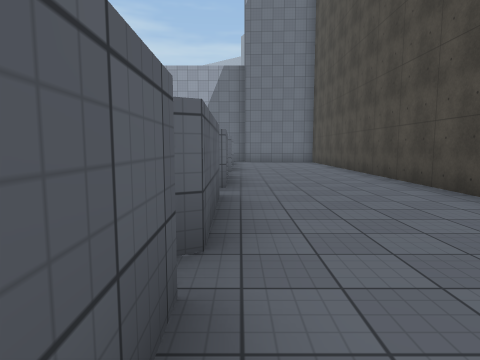
View 1 (above)

22 first-person views from a walk through a scene from a Unity 3-D project. The camera is 1.4 m above the floor, tilts 6° down and sees 75° across. The floor is counted in squares, 2 m on a side. Each view is taken from the middle of a square. On the plan, view 1 faces up. The plan holds only what a view shows up to about 10 squares ahead; the rest is blank. The place goes on beyond the plan. Surface patterns are stand-ins for the level's own textures.

View 2
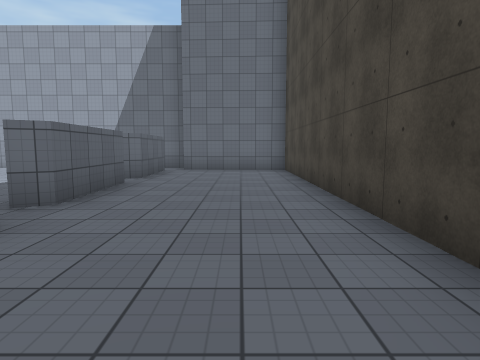

View 3
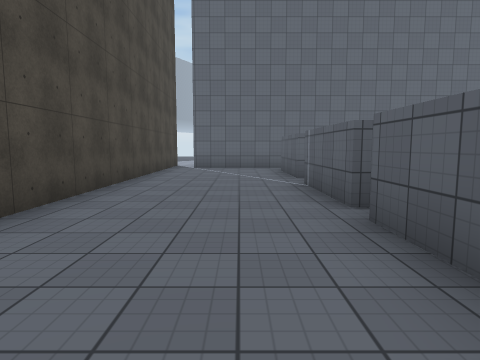

View 4
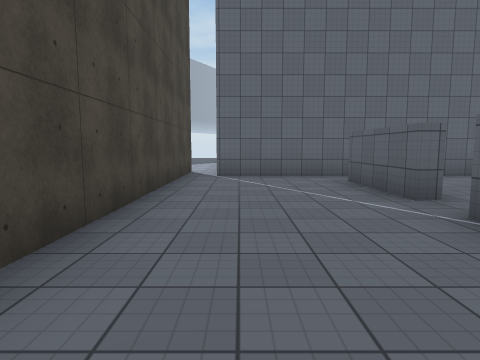

View 5
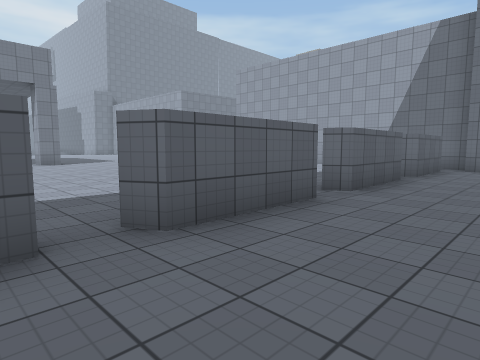

View 6
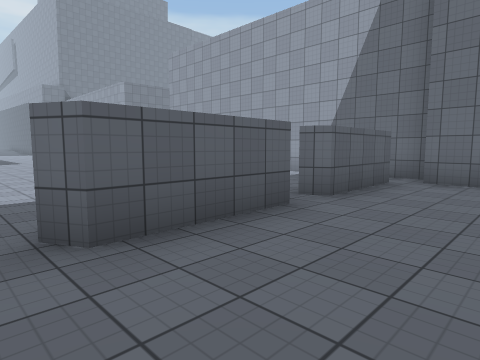

View 7
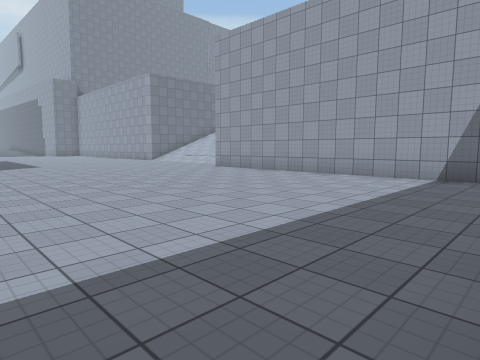

View 8
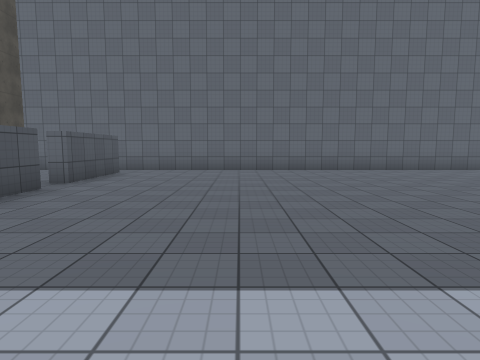

View 9
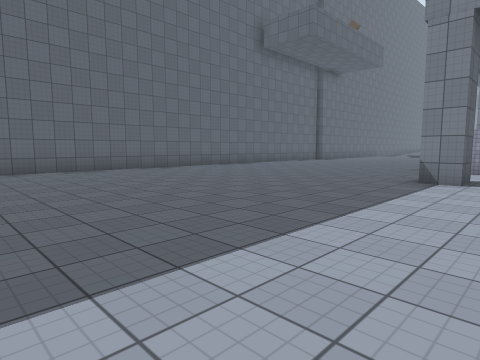

View 10
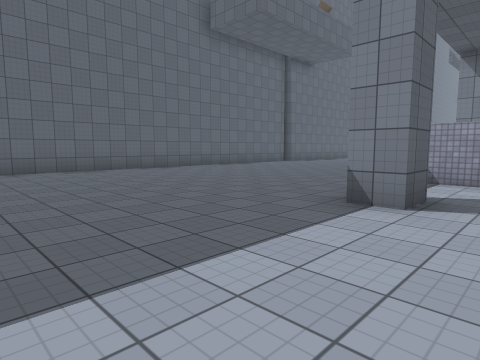

View 11
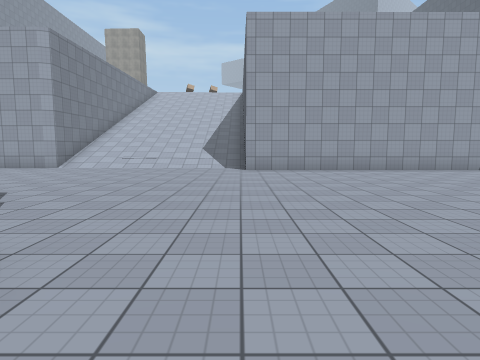

View 12
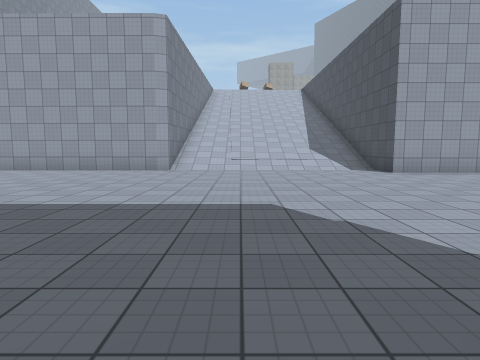

View 13
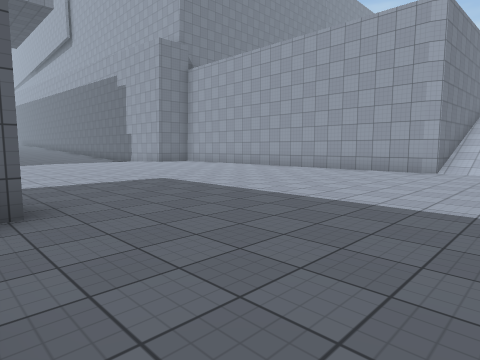

View 14
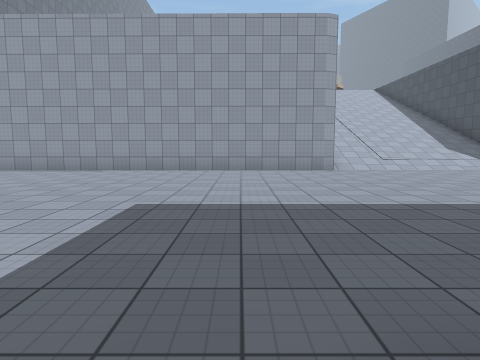

View 15
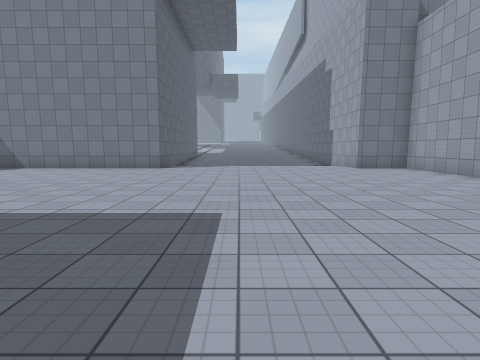

View 16
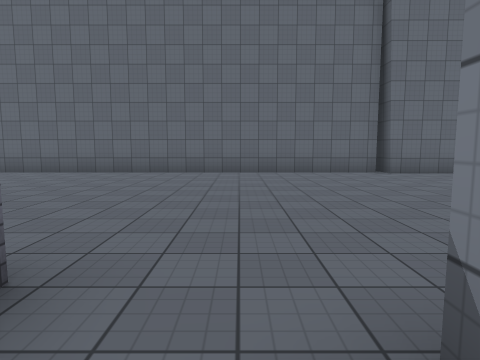

View 17
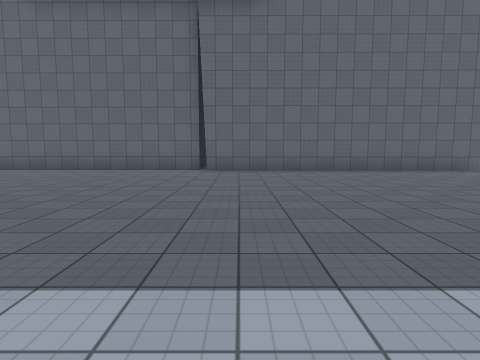

View 18
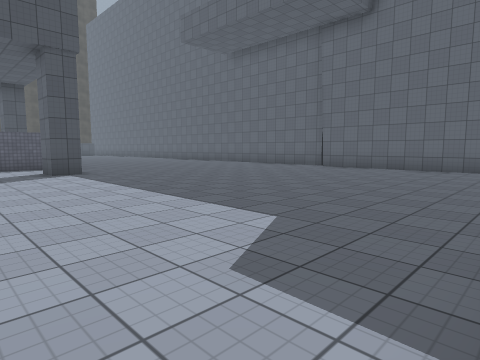

View 19
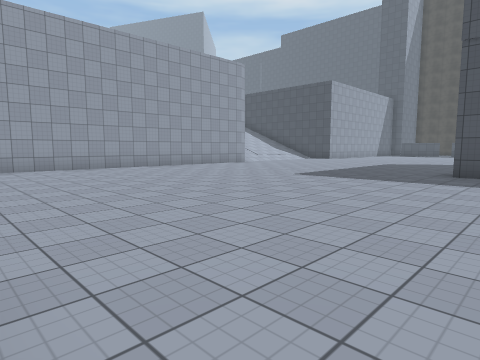

View 20
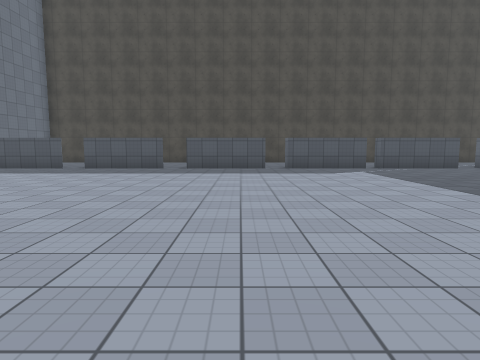

View 21
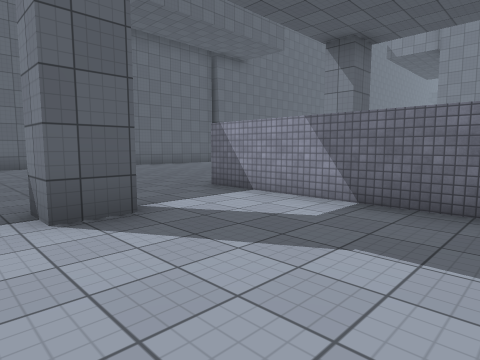

View 22
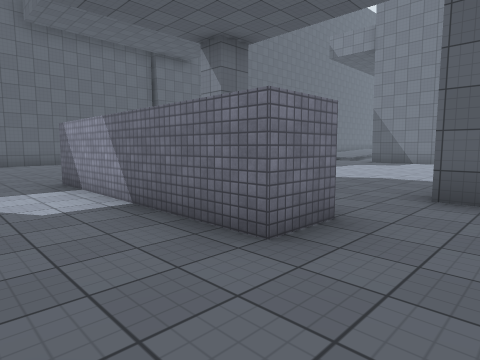

### Floor plan
Points are (right, up) in squares from view 1. A wall is a line through its corners. A room is listed if a view was taken in it or the views show most of it. See-through windows are left out.
Room 1 (views 1, 2, 3, 4, 5, 6, 7)
walls: (-0.3, 4.6) (-0.3, 1.9); (3.4, 4.4) (3.4, 14.6) (0.2, 14.8); (-0.3, 1.4) (-0.2, -1.1); (-0.4, 7.8) (-0.4, 5.3) (-0.8, 5.1); (-0.7, -2.1) (-0.2, -2) (-0.2, -4.6); (-0.3, 11.2) (-0.2, 8.8) (-0.7, 8.5); (-1.4, -5.6) (2.6, -5.6); (-0.4, 14.6) (-0.3, 12.1) (-0.7, 11.9); (3.4, -7) (3.4, 2); (0.3, 15.6) (-1.4, 15.6)
ways out: opening at (-1, -5) to room 2; opening at (-1, 8) to room 2; opening at (-1, 15) to room 2; gap at (-1, -1) to room 2; gap at (-1, 2) to room 2; gap at (-1, 5) to room 2; gap at (-1, 11.5) to room 2; gap at (4, -7)
Room 2 (views 8, 9, 10, 11, 12, 13, 14, 15, 16, 17, 18, 19, 20, 21, 22)
walls: (-15.9, 6.5) (-14.8, 6.5) (-14.8, 1.4); (-17.6, 7.6) (-17.6, 6.9); (-18.4, 7.1) (-18.4, 7.6); (-15.8, 1.4) (-15.8, 3.6); (-16.1, 18.5) (-16.1, 16.5) (-16.5, 16.4) (-27.1, 16.5); (-20.9, -5.6) (-1.4, -5.6); (-0.7, -1.3) (-0.7, -0.3); (-1.4, 15.6) (-9.8, 15.5) (-9.8, 17.1); (-0.6, -4.8) (-0.7, -2.1); (-27.6, -5.3) (-21, -5.3) (-21, -6.3)
ways out: opening at (-1, -5) to room 1; opening at (-1, 8) to room 1; opening at (-1, 15) to room 1; gap at (-1, -1) to room 1; gap at (-1, 2) to room 1; gap at (-1, 5) to room 1; gap at (-1, 11.5) to room 1

Where each view was taken, in squares from view 1:
view 1: 0 up, 0 right, facing up
view 2: 5 up, 2 right, facing up
view 3: 5 up, 1 right, facing down
view 4: 2 up, 2 right, facing down
view 5: 4 up, 2 right, facing up-left
view 6: 8 up, 2 right, facing up-left
view 7: 8 up, 1 left, facing up-left
view 8: 4 up, 4 left, facing down
view 9: 4 up, 5 left, facing down-left
view 10: 4 up, 8 left, facing down-left
view 11: 6 up, 10 left, facing up
view 12: 7 up, 14 left, facing up
view 13: 7 up, 14 left, facing up-left
view 14: 7 up, 19 left, facing up
view 15: 11 up, 17 left, facing left
view 16: 3 up, 17 left, facing down
view 17: 4 up, 22 left, facing down
view 18: 5 up, 27 left, facing down-right
view 19: 6 up, 27 left, facing up-right
view 20: 6 up, 11 left, facing right
view 21: 6 up, 11 left, facing down-left
view 22: 8 up, 13 left, facing down-left
